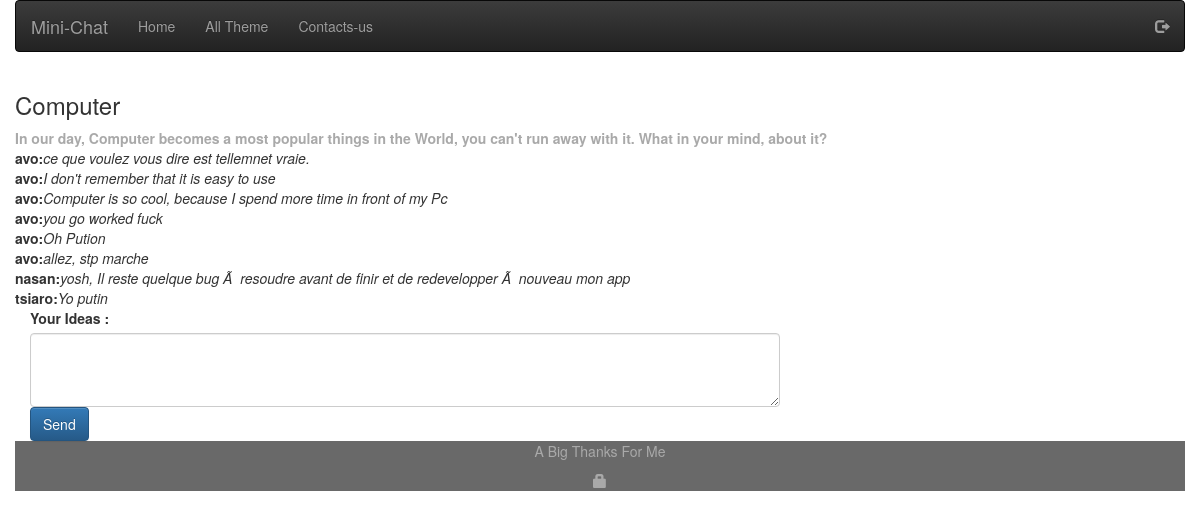
Screenshot of /index.php?p=themes&id=1 (signed in) with the database file from the repository.
### tables this page shows
CREATE TABLE IF NOT EXISTS `themes` (
  `id` int(11) NOT NULL AUTO_INCREMENT,
  `titre` varchar(255) DEFAULT NULL,
  `description` text,
  `date_theme` date NOT NULL,
  PRIMARY KEY (`id`)
);

CREATE TABLE IF NOT EXISTS `membres_messages` (
  `id` int(11) NOT NULL AUTO_INCREMENT,
  `users_pseudo` varchar(255) NOT NULL,
  `messages` text NOT NULL,
  `date_messages` datetime NOT NULL,
  `themes_id` int(11) NOT NULL,
  PRIMARY KEY (`id`)
);

### app/App.php (called while the page is built, shortened)
<?php
class App{
    private static $instance;
    public static function getInstance(){
        if(is_null(self::$instance)){
            self::$instance = new App;
        }
        return self::$instance ;
    }
    public function getDb(){
        $config = Config::getInstance(ROOT.'/app/config/config.php');
        return new Database($config->get('dbname'));
    }
}

### app/Config.php (called while the page is built, shortened)
<?php
class Config{
    private $setting = array();
    private static $_instance;
    public function __construct($file)
    {
        $this->setting = require($file);
    }
    public static function getInstance($file){
        if(self::$_instance === null){
            self::$_instance = new Config($file);
        }
        return self::$_instance;
    }
    public function get($key){
        return $this->setting[$key];
    }
}

### app/config/config.php (called while the page is built)
<?php
return array(
    "dbname" => "mini-chat",
    "dbuser" => "root",
    "dbhost" => "localhost",
    "dbpass" => ""
);

### app/table/Table.php (called while the page is built, shortened)
<?php
class Table{
    public function __construct()
    {
        $part = explode('\\', get_class($this));
        $class_name = end($part);
    }
    public static function getTheme(){
        $db = \App::getInstance()->getDb();
        $test = $db->prepare("
            SELECT id, titre, description
            FROM themes
            WHERE id = ?
        ", array($_GET['id']),
        get_called_class()
        );
        return $test;
    }
}

### app/Database.php (called while the page is built, shortened)
<?php
class Database{
    public function __construct($dbname, $host = 'localhost', $user = 'root', $pass = '')
    {
        $this->m_dbname = $dbname;
        $this->m_host = $host;
        $this->m_user = $user;
        $this->m_pass = $pass;
    }
    public function getDb(){
        if($this->m_db === null){
            $bdd = new PDO(
                "mysql:host=" . $this->m_host .";dbname=". $this->m_dbname.";",
                $this->m_user,
                $this->m_pass
            );
            $bdd->setAttribute(PDO::ATTR_ERRMODE, PDO::ERRMODE_EXCEPTION);
            $this->m_db = $bdd;
        }
        return $this->m_db;
    }
    public function prepare($statement, $attribute, $class_name = null, $one = false){
        $req = $this->getDb()->prepare($statement);
        $req->execute($attribute);
        if(is_null($class_name)){
            $req->setFetchMode(PDO::FETCH_OBJ);
        }else{
            $req->setFetchMode(PDO::FETCH_CLASS, $class_name);
        }
        if($one){
            $datas = $req->fetch();
        }else{
            $datas = $req->fetchAll();
        }
        return $datas;
    }
    private $m_dbname;
    private $m_host;
    private $m_user;
    private $m_pass;
    private $m_db;
}

### app/table/TableSingle.php (called while the page is built, shortened)
<?php
class TableSingle extends Table{
    public static function getLastByTheme(){
        $db = \App::getInstance()->getDb();
        $test = $db->prepare("
        SELECT t.titre theme, m.users_pseudo pseudo, m.messages messages
        FROM themes t
        LEFT JOIN membres_messages m
        ON m.themes_id = t.id
        WHERE t.id = ?
        LIMIT 0, 20",
        array($_GET['id']),
        'App\Table\TableSingle'
        );
        return $test;
    }
}

### page/single.php (the view, shortened to what this page needs)
<div class="row container-fluid">
    <?php foreach(TableSingle::getTheme() as $send):?>
    <h3><?php echo $send->titre; ?></h3>
    <b style="color:darkgray;"><?php echo $send->description; ?></b><br>
    <?php endforeach;?>
    <?php foreach (TableSingle::getLastByTheme() as $theme):?>
        <b><?php echo $theme->pseudo . ':'; ?></b><i><?php echo $theme->messages;?></i><br>
    <?php endforeach;?>
</div>
<div class="row container-fluid">
    <div class="col-sm-8">
        <form method="POST" class="form-horizontal">
            <label for="message">Your Ideas : </label>
            <textarea name="message" id="message" rows="3" class="form-control" required></textarea>
            <button class="btn btn-primary" name='btnSend'>Send</button>
        </form>
    </div>
</div>

### public/index.php (shortened to what this page needs)
<?php
require ROOT . '/app/App.php';
if(isset($_GET['p'])){
    $p = $_GET['p'];
}else{
    $p = 'home';
}
if($p === 'home'){
    require ROOT . "/page/home.php";
}elseif($p === 'themes'){
    require ROOT . "/page/single.php";
}elseif($p === 'login'){
    require ROOT . "/page/users/login.php";
}elseif($p === 'allTheme'){
    require ROOT . "/page/allTheme.php";
}elseif($p === 'signup'){
    require ROOT . "/page/users/signup.php";
}elseif($p === 'searchTheme'){
    require ROOT . "/page/searchTheme.php";
}
$content = ob_get_clean();
require ROOT . "/page/templates/default.php";

### page/templates/default.php (shortened to what this page needs)
<?php
$users = new DbUser($db);
if($users->logged()){
    $vartest = true;
}
?>
<!DOCTYPE html>
<html lang="fr">
<head>
    <link rel="stylesheet" href="../public/css/dist/css/bootstrap.min.css">
    <link rel="stylesheet" href="../public/css/dist/css/bootstrap-theme.min.css" >
</head>
<body>
    <div class="container-fluid">
        <nav class="navbar navbar-inverse">
            <div class="container-fluid">
               <div class="navbar-header">
                   <a class="navbar-brand" href="#">Mini-Chat</a>
                </div>
                <?php if(isset($vartest)): ?>
                <ul class="nav navbar-nav">
                    <li><a href="index.php?p=home">Home</a></li>
                    <li><a href="index.php?p=allTheme">All Theme</a></li>
                    <li><a href="#">Contacts-us</a></li>
                </ul>
                <ul class="nav navbar-nav navbar-right">
                    <li><a href="?logout=deconnexion"><span class="glyphicon glyphicon-log-out"></span></a></li>
                </ul>
                <?php endif;?>
            </div>
        </nav>
        <div class="row container-fluid">
            <?php echo $content;?>
        </div>
        <footer class="container-fluid">
            <div class="row" id="footer">
                <div class="col-md-12 text-center">
                    <p>A Big Thanks For Me</p>
                    <p><i class="glyphicon glyphicon-lock"></i></p>
                </div>
            </div>
        </footer>
    </div>
</body>
</html>

### page/templates/default.php (style rules this page uses)
#footer { height: 50px; background-color:dimgrey; color:darkgray; }
footer { border-radius: 16px; }

### rows the page displays
themes: titre "Computer", description "In our day, Computer becomes a most popular things in the World, you can't run away with it. What in your mind, about it?"
membres_messages: users_pseudo "avo", messages "ce que voulez vous dire est tellemnet vraie."
membres_messages: users_pseudo "avo", messages "I don't remember that it is easy to use"
membres_messages: users_pseudo "avo", messages "Computer is so cool, because I spend more time in front of my Pc"
membres_messages: users_pseudo "avo", messages "you go worked fuck"
membres_messages: users_pseudo "avo", messages "Oh Pution"
membres_messages: users_pseudo "avo", messages "allez, stp marche"
membres_messages: users_pseudo "nasan", messages "yosh, Il reste quelque bug Ã resoudre avant de finir et de redevelopper Ã nouveau mon app"
membres_messages: users_pseudo "tsiaro", messages "Yo putin"
